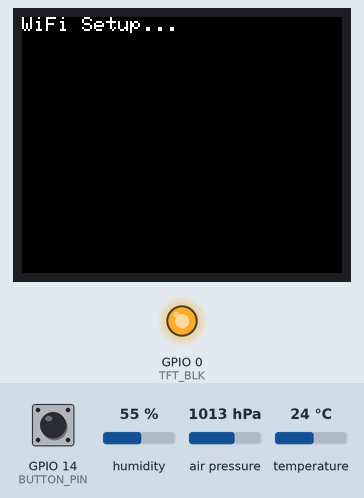
This sketch was run on a simulated ESP32. On the bench: 160×128 colour display, output pins drawn as LEDs (lit = HIGH). Inputs (shaded band) come from the test bench; at power-on: GPIO 14 (BUTTON_PIN) HIGH, humidity 55 %, air pressure 1013 hPa, temperature 24 °C. WiFi joins after 1.5 s; servers stay silent unless stated; the local clock reads 2024-03-15 10:24:30 at power-on unless the sketch sets it; what the sketch prints to the serial monitor is not drawn. At 18.5 s the program restarts the board; the recording ends there.

Above: at 1.2 s.
At 5.8 s:
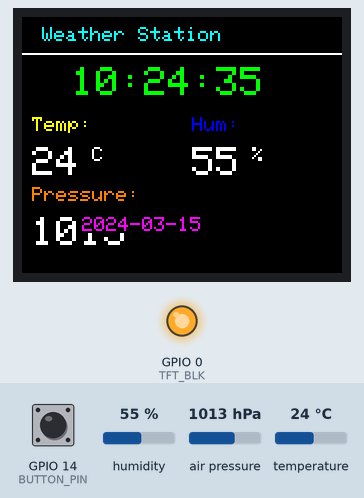
5.9 s: GPIO 14 (BUTTON_PIN) pulled LOW for 0.15 s
At 7.8 s:
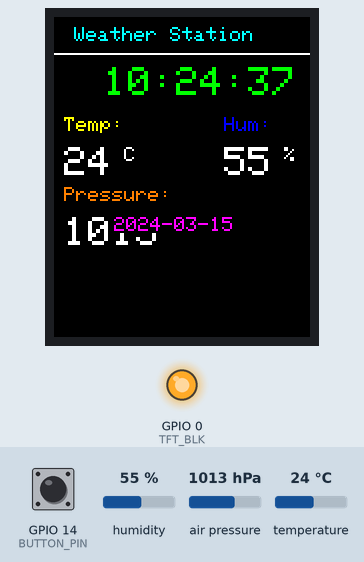
9.5 s: GPIO 14 (BUTTON_PIN) pulled LOW for 1 s
At 11.7 s:
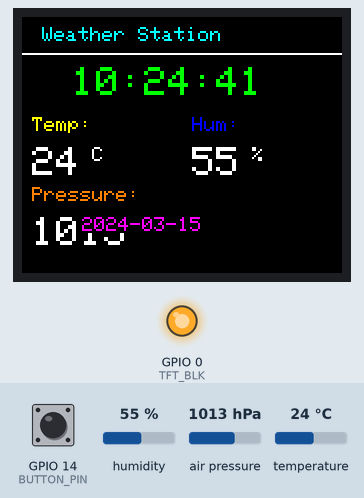
13.5 s: GPIO 14 (BUTTON_PIN) pulled LOW for 3.2 s
At 16.9 s:
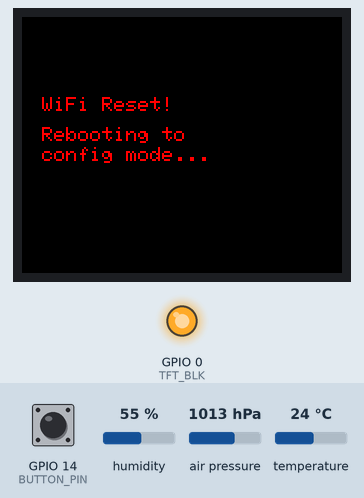
Timing chart, 0 to 18.4 s (numbered marks = the images above; inputs shaded):
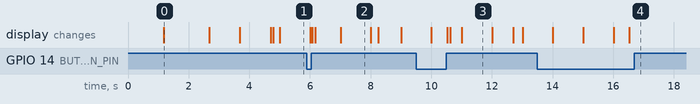

Measured:
- after the input at 5.9 s, the display: first differs from a run without the input after 0.18 s (image 2 shows a later state)
- after the input at 9.5 s, the display: first differs from a run without the input after 1.0 s (image 3 shows a later state)
- after the input at 13.5 s, the display: first differs from a run without the input after 3.0 s (image 4)
- what the display in image 0 shows lasts 1.5 s, from 1.2 s to 2.7 s
- what the display in image 2 shows lasts 1.0 s, from 7.0 s to 8.0 s

The sketch:

ESP32-weather.ino
```cpp
#include <Adafruit_AHTX0.h>
#include <Adafruit_BMP280.h>
#include <Adafruit_GFX.h>
#include <Adafruit_ST7735.h>
#include <HTTPClient.h>
#include <SPI.h>
#include <WiFi.h>
#include <WiFiManager.h>
#include <Wire.h>
#include <time.h>

// ==========================================
//              用戶配置區域
// ==========================================

// I2C 腳位設定 (AHT20 & BMP280)
#define I2C_SDA 4
#define I2C_SCL 5

// ST7735 螢幕腳位
#define TFT_CS 10
#define TFT_RST 46
#define TFT_DC 9
#define TFT_MOSI 11
#define TFT_SCLK 12
#define TFT_BLK 0 // 背光控制 (GPIO 0)

// 旋轉 / 重置按鈕腳位
//   短按 = 旋轉螢幕
//   長按 3 秒 = 清除 WiFi 設定並重啟進入配網模式
#define BUTTON_PIN 14
#define LONG_PRESS_MS 3000 // 長按判定門檻 (ms)

// WiFiManager AP 設定 (首次配網時的熱點名稱)
#define AP_NAME "WeatherStation"
#define AP_PASS "" // 留空 = 開放 AP，填入 8+ 字元可加密

// 時區
const long gmtOffset_sec = 8 * 3600;
const int daylightOffset_sec = 0;
const char *ntpServer = "pool.ntp.org";

// ThingSpeak 配置
#define THINGSPEAK_API_KEY "YOUR_WRITE_API_KEY_HERE" // Write API Key
#define THINGSPEAK_URL "http://api.thingspeak.com/update"
unsigned long lastUploadTime = 0;
const unsigned long UPLOAD_INTERVAL = 20000; // 每 20 秒上傳一次

// ==========================================
//              物件初始化與全域變數
// ==========================================
Adafruit_ST7735 tft =
    Adafruit_ST7735(TFT_CS, TFT_DC, TFT_MOSI, TFT_SCLK, TFT_RST);

Adafruit_AHTX0 aht;
Adafruit_BMP280 bmp;

float temp = 0.0;
float hum = 0.0;
float pres = 0.0;
unsigned long lastSensorTime = 0;

// 螢幕狀態與防彈跳
int currentRotation = 1;
int lastButtonState = HIGH;
unsigned long lastButtonTime = 0;
unsigned long buttonDownTime = 0; // 記錄按下的時刻
bool longPressHandled = false;    // 避免長按重複觸發

// 顯示緩衝 (用來強制刷新的變數)
int lastSec = -1;
int lastDay = -1;

// WiFi 重連控制
unsigned long lastReconnectTime = 0;
const unsigned long RECONNECT_INTERVAL = 10000; // 每 10 秒重連一次

// 函數宣告
void drawUI();
void updateSensorDisplay();
void updateTimeDisplay();
void handleButton();
void resetWiFiAndReboot();
void uploadToThingSpeak();

void setup() {
  Serial.begin(115200);
  delay(1000);
  Serial.println("\n--- Weather Station Starting ---");

  // 初始化按鈕
  pinMode(BUTTON_PIN, INPUT_PULLUP);

  // 初始化背光 (Output High)
  pinMode(TFT_BLK, OUTPUT);
  digitalWrite(TFT_BLK, HIGH);

  // 初始化螢幕
  Serial.println("Initializing TFT...");
  tft.initR(INITR_GREENTAB);
  tft.setRotation(currentRotation);
  tft.fillScreen(ST7735_BLACK);

  tft.setTextColor(ST7735_WHITE);
  tft.setTextSize(1);
  tft.setCursor(0, 0);
  // 初始化 I2C
  Wire.begin(I2C_SDA, I2C_SCL);

  // 初始化感測器
  Serial.println("Initializing AHT20 & BMP280...");
  if (!aht.begin()) {
    Serial.println("Could not find AHT20!");
  }
  if (!bmp.begin(0x77)) { // 通常 AHT20+BMP280 模組的 BMP280 地址是 0x77
    Serial.println("Could not find BMP280!");
  }

  // ==========================================
  //   WiFiManager 配網
  // ==========================================
  Serial.println("Starting WiFiManager...");
  tft.println("WiFi Setup...");

  // --- 新增：啟動時按鈕檢查 ---
  // 如果開機看到 "WiFi Setup" 時按住按鈕 2 秒，直接強制重置 WiFi
  if (digitalRead(BUTTON_PIN) == LOW) {
    unsigned long bootCheckStart = millis();
    tft.println("Hold to reset...");
    while (digitalRead(BUTTON_PIN) == LOW) {
      if (millis() - bootCheckStart > 2000) {
        resetWiFiAndReboot();
      }
      delay(10);
    }
  }

  WiFiManager wm;

  // 設定連接超時：如果 15 秒內連不上已儲存的 WiFi，就進入 AP 模式
  wm.setConnectTimeout(15);

  // 配網超時：180 秒內沒完成就重啟
  wm.setConfigPortalTimeout(180);

  // 自動連線：如果 NVS 裡有已儲存的 WiFi，直接連
  // 如果沒有（或連不上），就開 AP 讓使用者配網
  bool connected = wm.autoConnect(AP_NAME, AP_PASS);

  if (!connected) {
    Serial.println("WiFi config timeout, rebooting...");
    tft.println("Config timeout!");
    tft.println("Rebooting...");
    delay(2000);
    ESP.restart();
  }

  Serial.println("WiFi Connected!");
  Serial.print("IP: ");
  Serial.println(WiFi.localIP());

  tft.println("WiFi OK");
  tft.print("IP: ");
  tft.println(WiFi.localIP());
  delay(1000);

  // Time
  Serial.println("Syncing Time...");
  configTime(gmtOffset_sec, daylightOffset_sec, ntpServer);
  tft.println("Syncing Time...");
  struct tm timeinfo;

  unsigned long startSync = millis();
  // 最多等待 15 秒同步時間，期間允許偵測按鈕（方便在同步時重置 WiFi）
  while (!getLocalTime(&timeinfo, 100)) {
    handleButton(); // 關鍵：在等待時也要能偵測按鈕

    if (millis() - startSync > 15000) {
      Serial.println("\nTime Sync Timeout!");
      tft.println("Time Sync Timeout");
      break;
    }

    tft.print(".");
    Serial.print(".");
    delay(400);
  }

  if (millis() - startSync <= 15000) {
    Serial.println("\nTime Synced!");
    tft.println("Time Ready!");
  }
  delay(1000);

  // 主畫面
  tft.fillScreen(ST7735_BLACK);
  drawUI();
}

void loop() {
  // 處理按鈕（短按旋轉 / 長按重置 WiFi）
  handleButton();

  // WiFi 保持連線
  if (WiFi.status() != WL_CONNECTED) {
    if (millis() - lastReconnectTime > RECONNECT_INTERVAL) {
      Serial.println("WiFi disconnected, attempting reconnect...");
      WiFi.reconnect();
      lastReconnectTime = millis();
    }
  }

  // 感測器更新 (2秒)
  if (millis() - lastSensorTime > 2000) {
    sensors_event_t humidity, temp_event;
    aht.getEvent(&humidity, &temp_event);

    temp = temp_event.temperature;
    hum = humidity.relative_humidity;
    pres = bmp.readPressure() / 100.0F; // 轉換為 hPa

    lastSensorTime = millis();
    updateSensorDisplay();
  }

  // ThingSpeak 上傳 (20秒)
  if (WiFi.status() == WL_CONNECTED &&
      millis() - lastUploadTime > UPLOAD_INTERVAL) {
    if (!isnan(temp) && !isnan(hum)) {
      uploadToThingSpeak();
    }
    lastUploadTime = millis();
  }

  // 時間更新 (1秒)
  updateTimeDisplay();

  delay(10); // 縮短延遲以增加按鈕反應靈敏度
}

// ================= 按鈕處理 =================

void handleButton() {
  int currentState = digitalRead(BUTTON_PIN);

  // --- 按下瞬間 (Falling Edge) ---
  if (currentState == LOW && lastButtonState == HIGH) {
    buttonDownTime = millis();
    longPressHandled = false;
  }

  // --- 持續按住：檢測長按 ---
  if (currentState == LOW && !longPressHandled) {
    if (millis() - buttonDownTime >= LONG_PRESS_MS) {
      longPressHandled = true;
      Serial.println("Long Press: Resetting WiFi...");
      resetWiFiAndReboot();
    }
  }

  // --- 放開瞬間 (Rising Edge)：短按 → 旋轉螢幕 ---
  if (currentState == HIGH && lastButtonState == LOW) {
    if (!longPressHandled &&
        (millis() - buttonDownTime > 50)) { // 50ms debounce
      Serial.println("Short Press: Rotating Screen...");

      currentRotation = (currentRotation + 1) % 4;
      tft.setRotation(currentRotation);
      tft.fillScreen(ST7735_BLACK);

      // 重置顯示狀態以強制全畫重繪
      lastSec = -1;
      lastDay = -1;
      lastSensorTime = 0;

      drawUI();
    }
  }

  lastButtonState = currentState;
}

// ================= WiFi 重置 =================

void resetWiFiAndReboot() {
  tft.fillScreen(ST7735_BLACK);
  tft.setTextColor(ST7735_RED);
  tft.setTextSize(1);
  tft.setCursor(10, 40);
  tft.println("WiFi Reset!");
  tft.setCursor(10, 55);
  tft.println("Rebooting to");
  tft.setCursor(10, 65);
  tft.println("config mode...");

  Serial.println("Erasing WiFi credentials from NVS...");

  // 清除 WiFiManager 儲存的 WiFi 設定
  WiFiManager wm;
  wm.resetSettings();

  delay(2000);
  ESP.restart();
}

// ================= ThingSpeak 上傳 =================

void uploadToThingSpeak() {
  HTTPClient http;
  String url = String(THINGSPEAK_URL) + "?api_key=" + THINGSPEAK_API_KEY +
               "&field1=" + String(temp, 1) + "&field2=" + String(hum, 1);

  http.begin(url);
  http.setTimeout(10000); // 10 秒超時
  int httpCode = http.GET();

  if (httpCode > 0) {
    Serial.printf("ThingSpeak upload OK: %d (entry: %s)\n", httpCode,
                  http.getString().c_str());
  } else {
    Serial.printf("ThingSpeak upload FAILED: %s\n",
                  http.errorToString(httpCode).c_str());
  }
  http.end();
}

// ================= UI 繪製函數 =================

void drawUI() {
  tft.setTextColor(ST7735_CYAN);
  tft.setTextSize(1);
  tft.setCursor(10, 5);
  tft.print("Weather Station");

  int w = (currentRotation % 2 == 0) ? 128 : 160;
  tft.drawFastHLine(0, 18, w, ST7735_WHITE);

  tft.setCursor(5, 50);
  tft.setTextColor(ST7735_YELLOW);
  tft.print("Temp:");

  tft.setCursor(85, 50);
  tft.setTextColor(ST7735_BLUE);
  tft.print("Hum:");

  tft.setCursor(5, 85);
  tft.setTextColor(ST7735_ORANGE);
  tft.print("Pressure:");
}

void updateSensorDisplay() {
  tft.setTextColor(ST7735_WHITE, ST7735_BLACK);

  // 溫度
  tft.setCursor(5, 65);
  tft.setTextSize(2);
  tft.print((int)temp);
  tft.setTextSize(1);
  tft.print(" C");

  // 濕度
  tft.setCursor(85, 65);
  tft.setTextSize(2);
  tft.print((int)hum);
  tft.setTextSize(1);
  tft.print(" %");

  // 氣壓
  tft.setCursor(5, 100);
  tft.setTextSize(2);
  tft.print((int)pres);
  tft.setTextSize(1);
  tft.print(" hPa");
}

void updateTimeDisplay() {
  struct tm timeinfo;
  // 使用極短超時 (5ms)，如果時間未同步則不更新，避免阻塞 loop
  if (!getLocalTime(&timeinfo, 5))
    return;

  if (lastSec != timeinfo.tm_sec) {
    tft.setCursor(25, 25);
    tft.setTextColor(ST7735_GREEN, ST7735_BLACK);
    tft.setTextSize(2);

    if (timeinfo.tm_hour < 10)
      tft.print("0");
    tft.print(timeinfo.tm_hour);
    tft.print(":");
    if (timeinfo.tm_min < 10)
      tft.print("0");
    tft.print(timeinfo.tm_min);
    tft.print(":");
    if (timeinfo.tm_sec < 10)
      tft.print("0");
    tft.print(timeinfo.tm_sec);

    lastSec = timeinfo.tm_sec;
  }

  if (lastDay != timeinfo.tm_mday) {
    tft.setCursor(30, 100);
    tft.setTextColor(ST7735_MAGENTA, ST7735_BLACK);
    tft.setTextSize(1);

    tft.print(timeinfo.tm_year + 1900);
    tft.print("-");
    if (timeinfo.tm_mon + 1 < 10)
      tft.print("0");
    tft.print(timeinfo.tm_mon + 1);
    tft.print("-");
    if (timeinfo.tm_mday < 10)
      tft.print("0");
    tft.print(timeinfo.tm_mday);

    lastDay = timeinfo.tm_mday;
  }
}
```
